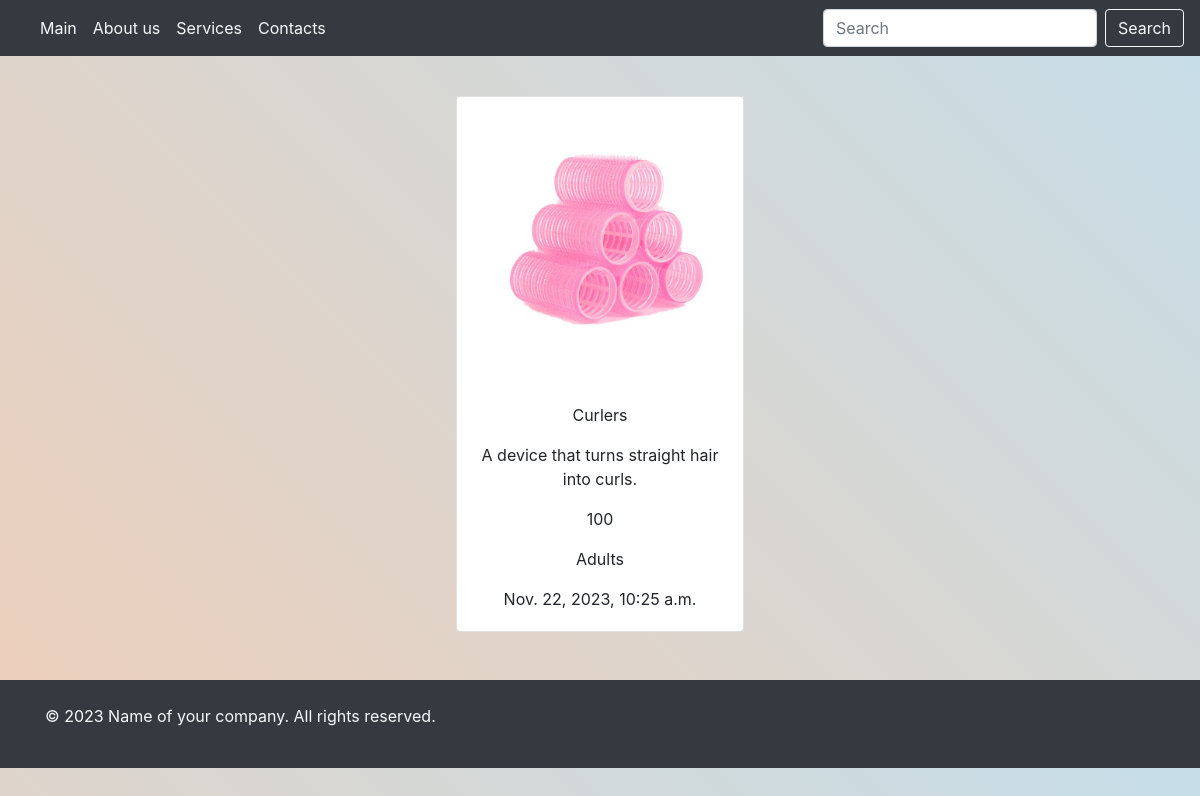
The page /product_detail/2/ on the database its author committed.
### main_page/models.py (models this page shows, shortened)
class ProductPostModel(models.Model):
    GENRE = (
        ('Adults', 'Adults'),
        ('Babies', 'Babies')
    )
    title = models.CharField(max_length=100, verbose_name="Enter your product name")
    description = models.TextField()
    image = models.ImageField(upload_to='products/')
    cost = models.PositiveIntegerField()
    genre = models.CharField(max_length=100, choices=GENRE)
    created_at = models.DateTimeField(auto_now_add=True)

### main_page/views.py (the view)
# urls.py: path('product_detail/<int:id>/', product_detail_view),
def product_detail_view(request, id):
    if request.method == 'GET':
        product_id = get_object_or_404(ProductPostModel, id=id)
        return render(request, template_name='main_page/product_detail.html', context={'product_id': product_id})

### templates/main_page/product_detail.html (shortened to what this page needs)
<!DOCTYPE html>
<html lang="en">
<head>
</head>
<body>
{% include 'header_and_footer/header.html' %}
<br><br><br><br>
<center>
<div class="card" style="width: 18rem;">
  <img src="{{product_id.image.url}}" class="card-img-top" alt="...">
  <div class="card-body">
    <p class="card-text">{{product_id.title}}</p>
    <p class="card-text">{{product_id.description}}</p>
    <p class="card-text">{{product_id.cost}}</p>
    <p class="card-text">{{product_id.genre}}</p>
    <p class="card-text">{{product_id.created_at}}</p>
  </div>
</div>
</center>
{% include 'header_and_footer/footer.html' %}
</body>
</html>

### templates/header_and_footer/header.html (style rules this page uses)
body { background: linear-gradient(45deg, #EECFBA, #C5DDE8); }

### rows shown on the page
ProductPostModel: image (picture), title "Curlers", description "A device that turns straight hair into curls.", cost "100", genre "Adults", created_at "Nov. 22, 2023, 10:25 a.m."
